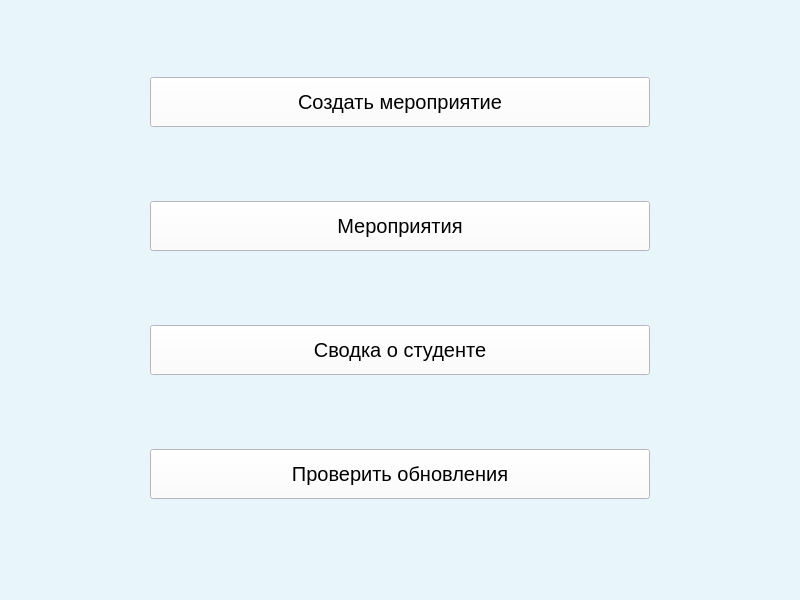
<?xml version="1.0" encoding="UTF-8"?>
<ui version="4.0">
 <class>MainWindow</class>
 <widget class="QMainWindow" name="MainWindow">
  <property name="geometry">
   <rect>
    <x>0</x>
    <y>0</y>
    <width>800</width>
    <height>600</height>
   </rect>
  </property>
  <property name="windowTitle">
   <string>Главная</string>
  </property>
  <property name="styleSheet">
   <string notr="true">background-color: rgb(232, 245, 250);</string>
  </property>
  <widget class="QWidget" name="centralwidget">
   <layout class="QGridLayout" name="gridLayout">
    <item row="3" column="0">
     <widget class="QPushButton" name="update_but">
      <property name="minimumSize">
       <size>
        <width>500</width>
        <height>50</height>
       </size>
      </property>
      <property name="maximumSize">
       <size>
        <width>500</width>
        <height>50</height>
       </size>
      </property>
      <property name="font">
       <font>
        <pointsize>15</pointsize>
       </font>
      </property>
      <property name="styleSheet">
       <string notr="true">background-color: rgb(255, 255, 255);</string>
      </property>
      <property name="text">
       <string>Проверить обновления</string>
      </property>
     </widget>
    </item>
    <item row="2" column="0">
     <widget class="QPushButton" name="student">
      <property name="minimumSize">
       <size>
        <width>500</width>
        <height>50</height>
       </size>
      </property>
      <property name="maximumSize">
       <size>
        <width>500</width>
        <height>50</height>
       </size>
      </property>
      <property name="font">
       <font>
        <pointsize>15</pointsize>
       </font>
      </property>
      <property name="styleSheet">
       <string notr="true">background-color: rgb(255, 255, 255);</string>
      </property>
      <property name="text">
       <string>Сводка о студенте</string>
      </property>
     </widget>
    </item>
    <item row="0" column="0">
     <widget class="QPushButton" name="create_event">
      <property name="minimumSize">
       <size>
        <width>500</width>
        <height>50</height>
       </size>
      </property>
      <property name="maximumSize">
       <size>
        <width>500</width>
        <height>50</height>
       </size>
      </property>
      <property name="font">
       <font>
        <pointsize>15</pointsize>
       </font>
      </property>
      <property name="styleSheet">
       <string notr="true">background-color: rgb(255, 255, 255);</string>
      </property>
      <property name="text">
       <string>Создать мероприятие</string>
      </property>
     </widget>
    </item>
    <item row="1" column="0">
     <widget class="QPushButton" name="events_but">
      <property name="minimumSize">
       <size>
        <width>500</width>
        <height>50</height>
       </size>
      </property>
      <property name="maximumSize">
       <size>
        <width>500</width>
        <height>50</height>
       </size>
      </property>
      <property name="font">
       <font>
        <pointsize>15</pointsize>
       </font>
      </property>
      <property name="styleSheet">
       <string notr="true">background-color: rgb(255, 255, 255);</string>
      </property>
      <property name="text">
       <string>Мероприятия</string>
      </property>
     </widget>
    </item>
   </layout>
  </widget>
  <widget class="QMenuBar" name="menubar">
   <property name="geometry">
    <rect>
     <x>0</x>
     <y>0</y>
     <width>800</width>
     <height>26</height>
    </rect>
   </property>
  </widget>
  <widget class="QStatusBar" name="statusbar"/>
 </widget>
 <resources/>
 <connections/>
</ui>
